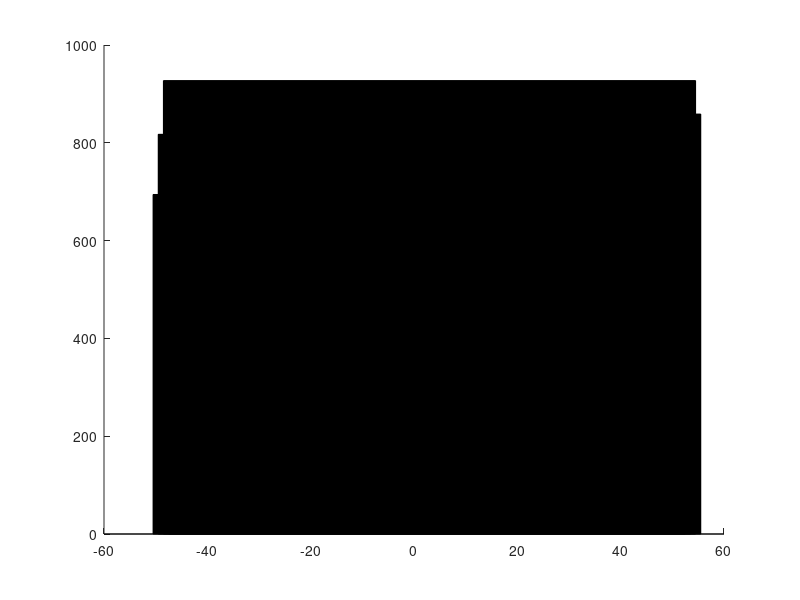

MATLAB code for this plot: (Note: this script raises an error after producing the figure.)
rt = [694.308	21.645;
817.346	32.303;
927.264	31.025;
858.733	23.373];

means = [rt(1,1); rt(2,1); rt(3,1); rt(4,1)];
stes = [rt(1,2); rt(2,2); rt(3,2); rt(4,2)];

bar(means,'-r','g')
hold on;
errorbar(means(1,1),stes(1,1),'r');
hold on;
errorbar(means(1,2),stes(1,2),'g');
set(h,'none')



x = [1,3,5,7,9]; % place bars at these points along x-axis
series1 = [10,25,90,35,16];
series2 = [21.645,31,50,41];
figure
width1 = 0.5;
bar(x,series1,width1,'FaceColor',[0.2,0.2,0.5],....
                     'EdgeColor','none');
                 
x = [1,3,5,7]; % place bars at these points along x-axis
MixRepeat = [694.308,0,0,0];
SwitchTo = [0,817.346,0,0];
SwitchAway = [0,0,927.264,0];
NonInf = [0,0,0,858.733];
MixRepeat_sted = [21.645,0,0,0];
SwitchTo_sted = [0,32.303,0,0];
SwitchAway_sted = [0,0,31.025,0];
NonInf_sted = [0,0,0,23.373];
figure();
width1 = 0.5;
bar(x,MixRepeat,width1,'r');
hold on
bar(x,SwitchTo,width1,'b');
hold on
bar(x,SwitchAway,width1,'g');
hold on
bar(x,NonInf,width1,'black');
ylim([500 1000]);
legend('Mix Repeat','Switch To','Switch Away', 'Non Informative') % add legend
hold on
errorbar(x,MixRepeat,MixRepeat_sted,'.r');
hold on
errorbar(x,SwitchTo,SwitchTo_sted,'.b');
hold on
errorbar(x,SwitchAway,SwitchAway_sted,'.g');
hold on
errorbar(x,NonInf,NonInf_sted,'.black');